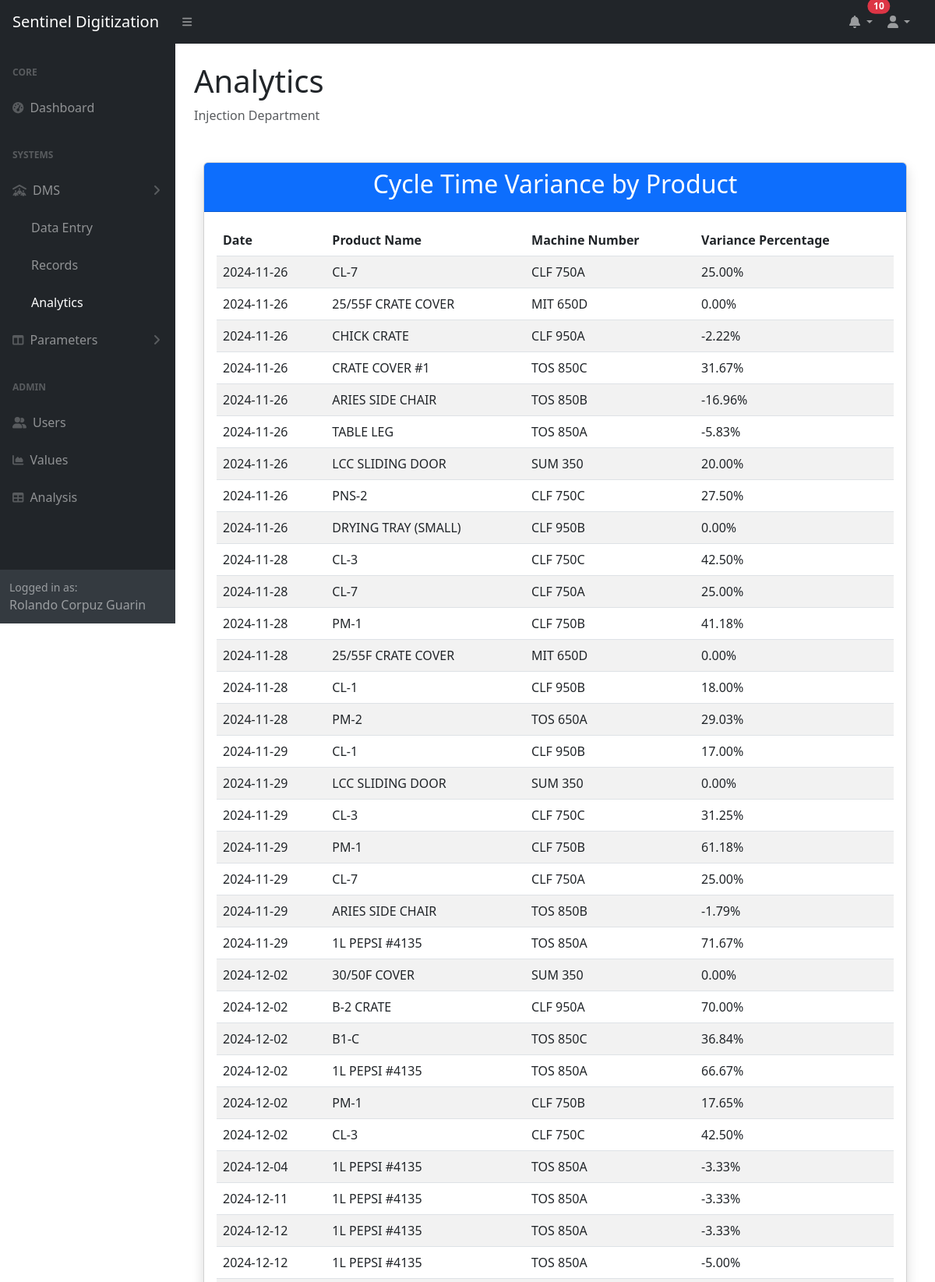
Screenshot of /dms/analytics.php (signed in, upper part) with the database file from the repository.
### tables this page shows
CREATE TABLE `submissions` (
  `id` int(11) NOT NULL,
  `date` date NOT NULL,
  `machine` varchar(255) NOT NULL,
  `prn` varchar(255) NOT NULL,
  `product_name` varchar(255) NOT NULL,
  `mold_code` int(255) NOT NULL,
  `cycle_time_target` int(11) NOT NULL,
  `cycle_time_actual` int(11) NOT NULL,
  `weight_standard` decimal(10,2) NOT NULL,
  `weight_gross` decimal(10,2) NOT NULL,
  `weight_net` decimal(10,2) NOT NULL,
  `cavity_designed` int(11) NOT NULL,
  `cavity_active` int(11) NOT NULL,
  `remarks` text DEFAULT NULL,
  `name` varchar(255) NOT NULL,
  `shift` varchar(50) NOT NULL
);

### dms/analytics.php (the view, shortened to what this page needs)
<?php
$servername = "localhost";
$username = "root";
$password = "injectionadmin123";
$dbname = "dailymonitoringsheet";
$conn = new mysqli($servername, $username, $password, $dbname);
function getPendingSubmissions($conn)
{
    $pending = [];
    $sql_pending = "SELECT id, product_name, `date` FROM submissions";
    $sql_pending .= " ORDER BY `date` DESC LIMIT 10";
    $result_pending = $conn->query($sql_pending);
    if ($result_pending && $result_pending->num_rows > 0) {
        while ($row = $result_pending->fetch_assoc()) {
            $pending[] = $row;
        }
    }
    return $pending;
}
$pending_submissions = getPendingSubmissions($conn);
$pending_count = count($pending_submissions);
?>
<?php
$servername = "localhost";
$username = "root";
$password = "injectionadmin123";
$dbname = "dailymonitoringsheet";
$conn = new mysqli($servername, $username, $password, $dbname);
$sqlProductVariance = "SELECT product_name,
                              date,
                              machine,
                              cycle_time_target,
                              cycle_time_actual
                       FROM submissions
                       WHERE cycle_time_target IS NOT NULL
                         AND cycle_time_actual IS NOT NULL";
$resultProductVariance = $conn->query($sqlProductVariance);
$productVarianceData = [];
if ($resultProductVariance->num_rows > 0) {
    while ($row = $resultProductVariance->fetch_assoc()) {
        $target = $row['cycle_time_target'];
        $actual = $row['cycle_time_actual'];
        $productName = $row['product_name'];
        $date = $row['date'];
        $machine = $row['machine'];
        if ($target == 0) {
            $variancePercentage = 0;
        } else {
            $variancePercentage = (($actual - $target) / $target) * 100;
        }
        $productVarianceData[] = [
            'product_name' => $productName,
            'date' => $date,
            'machine' => $machine,
            'variance_percentage' => $variancePercentage
        ];
    }
}
?>
<!DOCTYPE html>
<html lang="en">
<head>
    <link href="https://cdn.jsdelivr.net/npm/simple-datatables@7.1.2/dist/style.min.css" rel="stylesheet" />
    <link href="../css/styles.css" rel="stylesheet" />
    <link href="https://cdn.jsdelivr.net/npm/bootstrap@5.3.0/dist/css/bootstrap.min.css" rel="stylesheet">
    <link rel="stylesheet" href="https://cdnjs.cloudflare.com/ajax/libs/datatables/1.13.6/css/jquery.dataTables.min.css">
    <link rel="stylesheet" href="https://cdnjs.cloudflare.com/ajax/libs/datatables-responsive/2.5.0/css/responsive.dataTables.min.css">
</head>
<body class="sb-nav-fixed">
    <nav class="sb-topnav navbar navbar-expand navbar-dark bg-dark">
        <a class="navbar-brand ps-3" href="../index.php">Sentinel Digitization</a>
        <button class="btn btn-link btn-sm order-1 order-lg-0 me-4 me-lg-0" id="sidebarToggle" href="#!"><i
                class="fas fa-bars"></i></button>
        <ul class="navbar-nav ms-auto ms-md-0 me-3 me-lg-4">
            <li class="nav-item dropdown">
                <a class="nav-link dropdown-toggle position-relative" id="notifDropdown" href="#" role="button"
                    data-bs-toggle="dropdown" aria-expanded="false">
                    <i class="fas fa-bell"></i>
                    <?php if ($pending_count > 0): ?>
                        <span class="position-absolute top-0 start-100 translate-middle badge rounded-pill bg-danger">
                            <?php echo $pending_count; ?>
                        </span>
                    <?php endif; ?>
                </a>
            </li>
            <li class="nav-item dropdown">
                <a class="nav-link dropdown-toggle" id="navbarDropdown" href="#" role="button" data-bs-toggle="dropdown"
                    aria-expanded="false"><i class="fas fa-user fa-fw"></i></a>
            </li>
        </ul>
    </nav>
    <div id="layoutSidenav">
        <div id="layoutSidenav_nav">
            <nav class="sb-sidenav accordion sb-sidenav-dark" id="sidenavAccordion">
                <div class="sb-sidenav-menu">
                    <div class="nav">
                        <div class="sb-sidenav-menu-heading">Core</div>
                        <a class="nav-link" href="../index.php">
                            <div class="sb-nav-link-icon"><i class="fas fa-tachometer-alt"></i></div>
                            Dashboard
                        </a>
                        <div class="sb-sidenav-menu-heading">Systems</div>
                        <a class="nav-link collapsed" href="#" data-bs-toggle="collapse" data-bs-target="#collapseDMS"
                            aria-expanded="false" aria-controls="collapseDMS">
                            <div class="sb-nav-link-icon"><i class="fas fa-people-roof"></i></div>
                            DMS
                            <div class="sb-sidenav-collapse-arrow"><i class="fas fa-angle-down"></i></div>
                        </a>
                        <div class="collapse show" id="collapseDMS" aria-labelledby="headingOne"
                            data-bs-parent="#sidenavAccordion">
                            <nav class="sb-sidenav-menu-nested nav">
                                <a class="nav-link" href="index.php">Data Entry</a>
                                <a class="nav-link" href="submission.php">Records</a>
                                <a class="nav-link active" href="#">Analytics</a>
                            </nav>
                        </div>
                        <a class="nav-link collapsed" href="#" data-bs-toggle="collapse"
                            data-bs-target="#collapseParameters" aria-expanded="false"
                            aria-controls="collapseParameters">
                            <div class="sb-nav-link-icon"><i class="fas fa-columns"></i></div>
                            Parameters
                            <div class="sb-sidenav-collapse-arrow"><i class="fas fa-angle-down"></i></div>
                        </a>
                        <div class="sb-sidenav-menu-heading">Admin</div>
                        <a class="nav-link" href="../admin/users.php">
                            <div class="sb-nav-link-icon"><i class="fas fa-user-group"></i></div>
                            Users
                        </a>
                        <a class="nav-link" href="charts.html">
                            <div class="sb-nav-link-icon"><i class="fas fa-chart-area"></i></div>
                            Values
                        </a>
                        <a class="nav-link" href="tables.html">
                            <div class="sb-nav-link-icon"><i class="fas fa-table"></i></div>
                            Analysis
                        </a>
                    </div>
                </div>
                <div class="sb-sidenav-footer">
                    <div class="small">Logged in as:</div>
                    <?php echo $_SESSION['full_name']; ?>
                </div>
            </nav>
        </div>
        <div id="layoutSidenav_content">
            <main>
                <div class="container-fluid p-4">
                    <h1 class="">Analytics</h1>
                    <ol class="breadcrumb mb-4">
                        <li class="breadcrumb-item active">Injection Department</li>
                    </ol>
                    <div class="container-fluid my-5">
                        <div class="row row-cols-1">
                            <div class="col">
                                <div class="card shadow mb-3">
                                    <div class="card-header bg-primary text-white text-center">
                                        <h2>Cycle Time Variance by Product</h2>
                                    </div>
                                    <div class="card-body">
                                        <div class="table-responsive">
                                            <table id="cycleTimeVarianceTable" class="table table-striped display"
                                                style="width:100%">
                                                <thead>
                                                    <tr>
                                                        <th>Date</th>
                                                        <th>Product Name</th>
                                                        <th>Machine Number</th>
                                                        <th>Variance Percentage</th>
                                                    </tr>
                                                </thead>
                                                <tbody>
                                                    <?php foreach ($productVarianceData as $data): ?>
                                                        <tr>
                                                            <td><?php echo htmlspecialchars($data['date']); ?></td>
                                                            <td><?php echo htmlspecialchars($data['product_name']); ?></td>
                                                            <td><?php echo htmlspecialchars($data['machine']); ?></td>
                                                            <td><?php echo number_format($data['variance_percentage'], 2); ?>%
                                                            </td>
                                                        </tr>
                                                    <?php endforeach; ?>
                                                </tbody>
                                            </table>
                                        </div>
                                    </div>
                                </div>
                            </div>
                        </div>
                    </div>
                </div>
            </main>
        </div>
    </div>
</body>
</html>

### rows the page displays
submissions: date "2024-11-26", product_name "CL-7", machine "CLF 750A", variance_percentage "25.00"
submissions: date "2024-11-26", product_name "25/55F CRATE COVER", machine "MIT 650D", variance_percentage "0.00"
submissions: date "2024-11-26", product_name "CHICK CRATE", machine "CLF 950A", variance_percentage "-2.22"
submissions: date "2024-11-26", product_name "CRATE COVER #1", machine "TOS 850C", variance_percentage "31.67"
submissions: date "2024-11-26", product_name "ARIES SIDE CHAIR", machine "TOS 850B", variance_percentage "-16.96"
submissions: date "2024-11-26", product_name "TABLE LEG", machine "TOS 850A", variance_percentage "-5.83"
submissions: date "2024-11-26", product_name "LCC SLIDING DOOR", machine "SUM 350", variance_percentage "20.00"
submissions: date "2024-11-26", product_name "PNS-2", machine "CLF 750C", variance_percentage "27.50"
submissions: date "2024-11-26", product_name "DRYING TRAY (SMALL)", machine "CLF 950B", variance_percentage "0.00"
submissions: date "2024-11-28", product_name "CL-3", machine "CLF 750C", variance_percentage "42.50"
submissions: date "2024-11-28", product_name "CL-7", machine "CLF 750A", variance_percentage "25.00"
submissions: date "2024-11-28", product_name "PM-1", machine "CLF 750B", variance_percentage "41.18"
submissions: date "2024-11-28", product_name "25/55F CRATE COVER", machine "MIT 650D", variance_percentage "0.00"
submissions: date "2024-11-28", product_name "CL-1", machine "CLF 950B", variance_percentage "18.00"
submissions: date "2024-11-28", product_name "PM-2", machine "TOS 650A", variance_percentage "29.03"
submissions: date "2024-11-29", product_name "CL-1", machine "CLF 950B", variance_percentage "17.00"
submissions: date "2024-11-29", product_name "LCC SLIDING DOOR", machine "SUM 350", variance_percentage "0.00"
submissions: date "2024-11-29", product_name "CL-3", machine "CLF 750C", variance_percentage "31.25"
submissions: date "2024-11-29", product_name "PM-1", machine "CLF 750B", variance_percentage "61.18"
submissions: date "2024-11-29", product_name "CL-7", machine "CLF 750A", variance_percentage "25.00"
submissions: date "2024-11-29", product_name "ARIES SIDE CHAIR", machine "TOS 850B", variance_percentage "-1.79"
submissions: date "2024-11-29", product_name "1L PEPSI #4135", machine "TOS 850A", variance_percentage "71.67"
submissions: date "2024-12-02", product_name "30/50F COVER", machine "SUM 350", variance_percentage "0.00"
submissions: date "2024-12-02", product_name "B-2 CRATE", machine "CLF 950A", cycle_time_target "70.00"
submissions: date "2024-12-02", product_name "B1-C", machine "TOS 850C", variance_percentage "36.84"
submissions: date "2024-12-02", product_name "1L PEPSI #4135", machine "TOS 850A", variance_percentage "66.67"
submissions: date "2024-12-02", product_name "PM-1", machine "CLF 750B", variance_percentage "17.65"
submissions: date "2024-12-02", product_name "CL-3", machine "CLF 750C", variance_percentage "42.50"
submissions: date "2024-12-04", product_name "1L PEPSI #4135", machine "TOS 850A", variance_percentage "-3.33"
submissions: date "2024-12-11", product_name "1L PEPSI #4135", machine "TOS 850A", variance_percentage "-3.33"

### other values shown
$pending_count "10"
$_SESSION['full_name'] "Rolando Corpuz Guarin"
$data['date'] "2024-12-12"
$data['product_name'] "1L PEPSI #4135"
$data['machine'] "TOS 850A"
$data['variance_percentage'] "-3.33"
$data['variance_percentage'] "-5.00"
